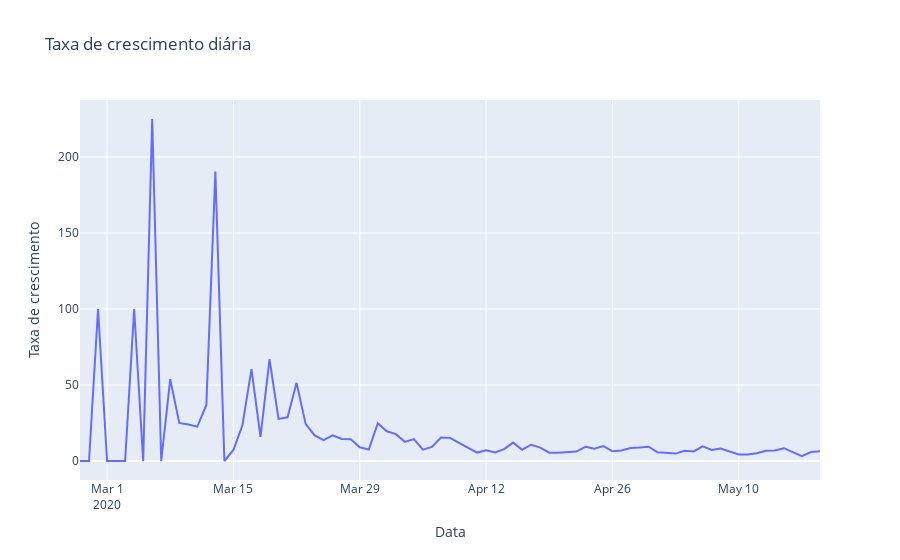

Notebook cell for this chart:
### Markdown cell above
Nosso array não possibilita uma visualização clara desse crescimento, por isso iremos plotar

### Code cell
primeiro_dia = brasil.observationdate.loc[brasil.confirmed > 0].min()
px.line(x=pd.date_range(primeiro_dia, brasil.observationdate.max())[1:],
        y=tx_dia, title='Taxa de crescimento diária',
        labels={'y':'Taxa de crescimento', 'x': 'Data'})
